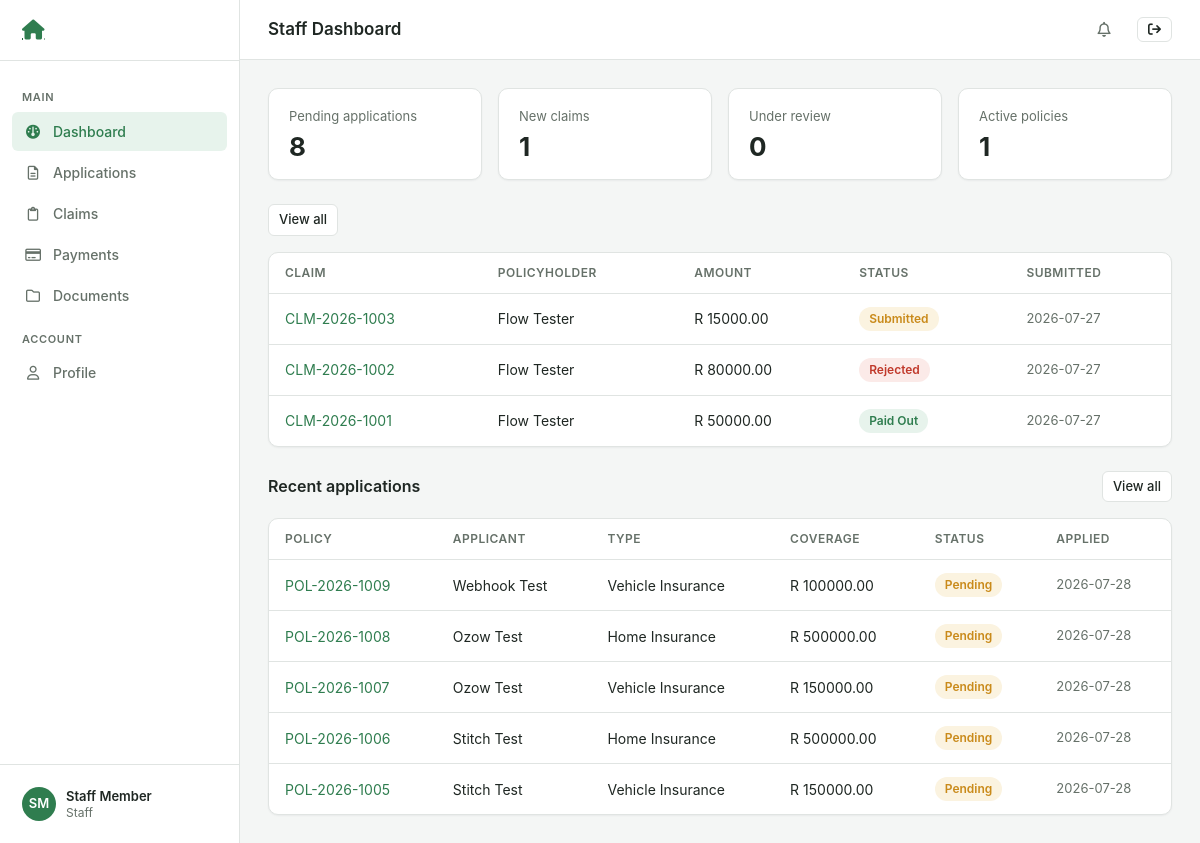
Before: /dashboard/staff/ (signed in) with the older database file.
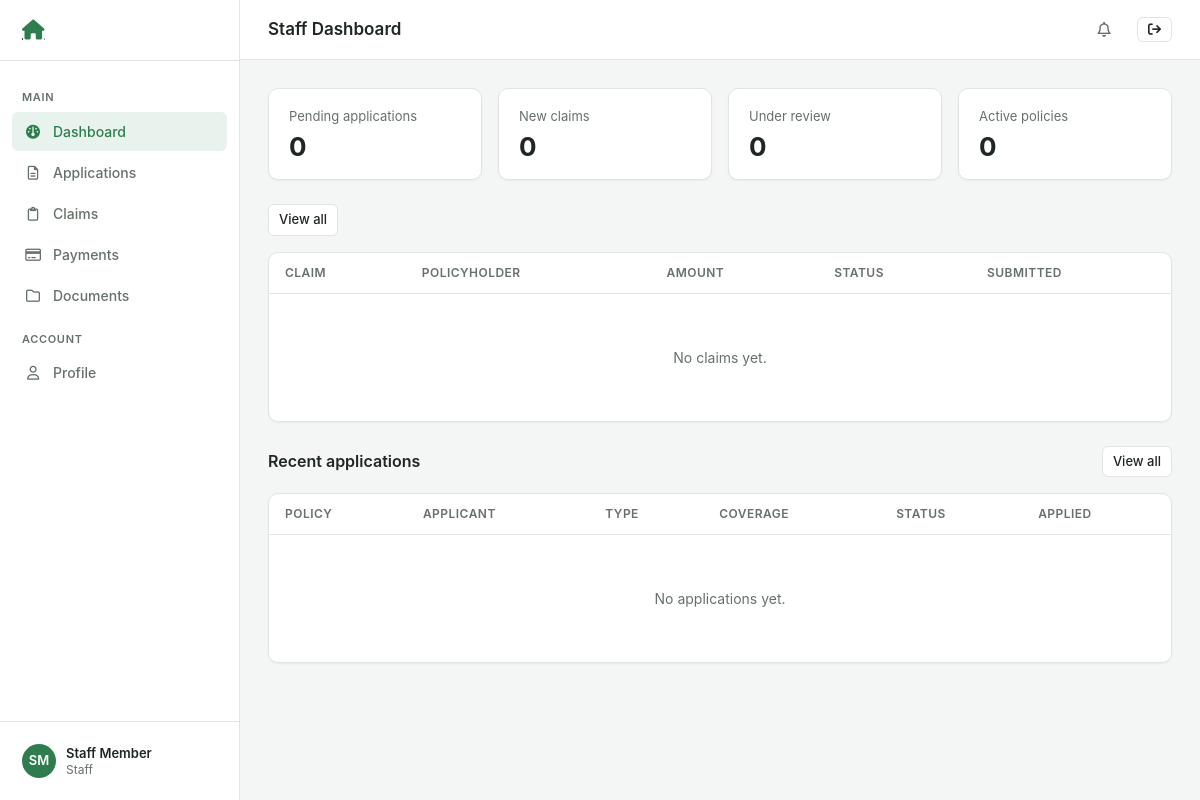
After: the same page with the newer database file.
### core/models.py (models this page shows, shortened)
class UserProfile(models.Model):
    ROLE_CHOICES = [
        ('policyholder', 'Policyholder'),
        ('staff', 'Staff'),
        ('investigator', 'Investigator'),
        ('administrator', 'Administrator'),
    ]
    STATUS_CHOICES = [
        ('active', 'Active'),
        ('suspended', 'Suspended'),
        ('disabled', 'Disabled'),
    ]
    user = models.OneToOneField(User, on_delete=models.CASCADE, related_name='profile')
    role = models.CharField(max_length=20, choices=ROLE_CHOICES, default='policyholder')
    status = models.CharField(max_length=20, choices=STATUS_CHOICES, default='active')
    phone = models.CharField(max_length=20, blank=True)
    id_number = models.CharField(max_length=20, blank=True)
    address = models.TextField(blank=True)
    city = models.CharField(max_length=50, blank=True)
    province = models.CharField(max_length=50, blank=True)
    postal_code = models.CharField(max_length=10, blank=True)
    created_at = models.DateTimeField(auto_now_add=True)
    updated_at = models.DateTimeField(auto_now=True)

class Claim(models.Model):
    INCIDENT_TYPES = [
        ('accident', 'Accident'),
        ('theft', 'Theft'),
        ('damage', 'Damage'),
        ('fire', 'Fire'),
        ('natural_disaster', 'Natural Disaster'),
        ('medical', 'Medical Emergency'),
        ('death', 'Death Claim'),
        ('other', 'Other'),
    ]
    STATUS_CHOICES = [
        ('submitted', 'Submitted'),
        ('under_review', 'Under Review'),
        ('investigation', 'Under Investigation'),
        ('approved', 'Approved'),
        ('rejected', 'Rejected'),
        ('paid', 'Paid Out'),
    ]
    claim_number = models.CharField(max_length=50, unique=True)
    policy = models.ForeignKey(Policy, on_delete=models.CASCADE, related_name='claims')
    user = models.ForeignKey(User, on_delete=models.CASCADE, related_name='claims')
    incident_type = models.CharField(max_length=20, choices=INCIDENT_TYPES)
    incident_date = models.DateField()
    incident_description = models.TextField()
    incident_location = models.CharField(max_length=255, blank=True)
    amount_claimed = models.DecimalField(max_digits=15, decimal_places=2)
    amount_approved = models.DecimalField(max_digits=15, decimal_places=2, null=True, blank=True)
    status = models.CharField(max_length=20, choices=STATUS_CHOICES, default='submitted')
    fraud_score = models.IntegerField(default=0)
    fraud_flagged = models.BooleanField(default=False)
    fraud_risk_level = models.CharField(max_length=20, default='low')
    fraud_reasons = models.JSONField(default=list, blank=True)
    investigator = models.ForeignKey(
        User, on_delete=models.SET_NULL, null=True, blank=True,
        related_name='investigated_claims'
    )
    investigation_notes = models.TextField(blank=True)
    rejection_reason = models.TextField(blank=True)
    bank_details_requested = models.BooleanField(default=False)
    bank_name = models.CharField(max_length=100, blank=True)
    account_holder = models.CharField(max_length=200, blank=True)
    account_number = models.CharField(max_length=30, blank=True)
    branch_code = models.CharField(max_length=20, blank=True)
    bank_details_submitted_at = models.DateTimeField(null=True, blank=True)
    submitted_at = models.DateTimeField(auto_now_add=True)
    updated_at = models.DateTimeField(auto_now=True)
    resolved_at = models.DateTimeField(null=True, blank=True)

class Policy(models.Model):
    POLICY_TYPES = [
        ('vehicle', 'Vehicle Insurance'),
        ('home', 'Home Insurance'),
        ('life', 'Life Insurance'),
        ('health', 'Health Insurance'),
        ('business', 'Business Insurance'),
        ('travel', 'Travel Insurance'),
    ]
    STATUS_CHOICES = [
        ('pending', 'Pending'),
        ('active', 'Active'),
        ('expired', 'Expired'),
        ('cancelled', 'Cancelled'),
    ]
    policy_number = models.CharField(max_length=50, unique=True)
    user = models.ForeignKey(User, on_delete=models.CASCADE, related_name='policies')
    policy_type = models.CharField(max_length=20, choices=POLICY_TYPES)
    coverage_amount = models.DecimalField(max_digits=15, decimal_places=2)
    premium_amount = models.DecimalField(max_digits=10, decimal_places=2)
    payment_frequency = models.CharField(max_length=20, default='monthly')
    start_date = models.DateField()
    end_date = models.DateField()
    renewal_date = models.DateField()
    status = models.CharField(max_length=20, choices=STATUS_CHOICES, default='pending')
    beneficiary_name = models.CharField(max_length=200, blank=True)
    beneficiary_id = models.CharField(max_length=20, blank=True)
    beneficiary_relationship = models.CharField(max_length=50, blank=True)
    beneficiary_phone = models.CharField(max_length=20, blank=True)
    beneficiary_email = models.EmailField(blank=True)
    created_at = models.DateTimeField(auto_now_add=True)
    updated_at = models.DateTimeField(auto_now=True)
    def type_display(self):
        return self.get_policy_type_display()

### core/views.py (the view)
        @login_required
        def wrapper(request, *args, **kwargs):
            if not hasattr(request.user, 'profile'):
                return redirect('login')
            if request.user.profile.role != role:
                return redirect('dashboard')
            return view_func(request, *args, **kwargs)

### core/views.py (called while the page is built)
def role_required(role):
    def decorator(view_func):
        @login_required
        def wrapper(request, *args, **kwargs):
            if not hasattr(request.user, 'profile'):
                return redirect('login')
            if request.user.profile.role != role:
                return redirect('dashboard')
            return view_func(request, *args, **kwargs)
        return wrapper
    return decorator

### core/templates/core/staff_dashboard.html (shortened to what this page needs)
{% extends 'core/base.html' %}
{% block page_title %}Staff Dashboard{% endblock %}
{% block sidebar %}
  <div class="group-label">Main</div>
  <a href="{% url 'staff_dashboard' %}" class="active"><span class="ico"><i class="fa-solid fa-gauge"></i></span> Dashboard</a>
  <a href="{% url 'staff_applications' %}"><span class="ico"><i class="fa-regular fa-file-lines"></i></span> Applications</a>
  <a href="{% url 'staff_claims' %}"><span class="ico"><i class="fa-regular fa-clipboard"></i></span> Claims</a>
  <a href="{% url 'staff_payments' %}"><span class="ico"><i class="fa-regular fa-credit-card"></i></span> Payments</a>
  <a href="{% url 'staff_documents' %}"><span class="ico"><i class="fa-regular fa-folder"></i></span> Documents</a>
  <div class="group-label">Account</div>
  <a href="{% url 'staff_profile' %}"><span class="ico"><i class="fa-regular fa-user"></i></span> Profile</a>
{% endblock %}
{% block content %}
<div class="stat-grid">
  <div class="stat"><div class="label">Pending applications</div><div class="value">{{ pending_policies }}</div></div>
  <div class="stat"><div class="label">New claims</div><div class="value">{{ pending_claims }}</div></div>
  <div class="stat"><div class="label">Under review</div><div class="value">{{ under_review }}</div></div>
  <div class="stat"><div class="label">Active policies</div><div class="value">{{ active_policies }}</div></div>
</div>
<div class="row between mb-16">
  <a href="{% url 'staff_claims' %}" class="btn btn-sm">View all</a>
</div>
<div class="card mb-24">
  <div class="table-wrap">
    <table class="data">
      <thead><tr><th>Claim</th><th>Policyholder</th><th>Amount</th><th>Status</th><th>Submitted</th></tr></thead>
      <tbody>
        {% for claim in recent_claims %}
        <tr>
          <td><a href="{% url 'staff_claim_review' claim.id %}">{{ claim.claim_number }}</a></td>
          <td>{{ claim.user.get_full_name|default:claim.user.username }}</td>
          <td>R {{ claim.amount_claimed|floatformat:2 }}</td>
          <td><span class="badge {{ claim.status }}">{{ claim.get_status_display }}</span></td>
          <td class="text-muted text-sm">{{ claim.submitted_at|date:"Y-m-d" }}</td>
        </tr>
        {% empty %}
        <tr><td colspan="5"><div class="empty"><p>No claims yet.</p></div></td></tr>
        {% endfor %}
      </tbody>
    </table>
  </div>
</div>
<div class="row between mb-16">
  <h3 style="font-size:16px; font-weight:600">Recent applications</h3>
  <a href="{% url 'staff_applications' %}" class="btn btn-sm">View all</a>
</div>
<div class="card">
  <div class="table-wrap">
    <table class="data">
      <thead><tr><th>Policy</th><th>Applicant</th><th>Type</th><th>Coverage</th><th>Status</th><th>Applied</th></tr></thead>
      <tbody>
        {% for policy in recent_policies %}
        <tr>
          <td><a href="{% url 'staff_process_application' policy.id %}">{{ policy.policy_number }}</a></td>
          <td>{{ policy.user.get_full_name|default:policy.user.username }}</td>
          <td>{{ policy.type_display }}</td>
          <td>R {{ policy.coverage_amount|floatformat:2 }}</td>
          <td><span class="badge {{ policy.status }}">{{ policy.get_status_display }}</span></td>
          <td class="text-muted text-sm">{{ policy.created_at|date:"Y-m-d" }}</td>
        </tr>
        {% empty %}
        <tr><td colspan="6"><div class="empty"><p>No applications yet.</p></div></td></tr>
        {% endfor %}
      </tbody>
    </table>
  </div>
</div>
{% endblock %}

### core/templates/core/base.html (shortened to what this page needs)
{% load static %}
<!DOCTYPE html>
<html lang="en">
<head>
  <link rel="stylesheet" href="https://cdnjs.cloudflare.com/ajax/libs/font-awesome/6.4.0/css/all.min.css">
  <link rel="stylesheet" href="{% static 'css/app.css' %}">
</head>
<body>
  {% block body %}
  <div class="app-shell">
    <aside class="sidebar" id="sidebar">
      <a href="/" class="sidebar-brand" title="Home"><i class="fa-solid fa-house"></i></a>
      <nav class="sidebar-nav">
        {% block sidebar %}{% endblock %}
      </nav>
      <div class="sidebar-footer">
        <div class="sidebar-user">
          <div class="avatar">{{ request.user.first_name|first|upper }}{{ request.user.last_name|first|upper }}</div>
          <div class="meta">
            <div class="name">{{ request.user.get_full_name|default:request.user.username }}</div>
            <div class="role">{{ request.user.profile.role }}</div>
          </div>
        </div>
      </div>
    </aside>
    <div class="main">
      <header class="topbar">
        <div class="row">
          <h1>{% block page_title %}{% endblock %}</h1>
        </div>
        <div class="right">
          <a href="{% block notif_url %}#{% endblock %}" class="notif" title="Notifications">
            <i class="fa-regular fa-bell"></i>
          </a>
          <a href="{% url 'logout' %}" class="btn btn-sm" title="Log out"><i class="fa-solid fa-arrow-right-from-bracket"></i></a>
        </div>
      </header>
      <main class="content">
        {% block content %}{% endblock %}
      </main>
    </div>
  </div>
  {% endblock %}
</body>
</html>

Changed rows visible on the page:
removed Claim: claim_number "CLM-2026-1003", user.get_full_name "Flow Tester", amount_claimed "15000.00", status "Submitted", submitted_at "2026-07-27"
removed Claim: claim_number "CLM-2026-1002", user.get_full_name "Flow Tester", amount_claimed "80000.00", status "Rejected", submitted_at "2026-07-27"
removed Claim: claim_number "CLM-2026-1001", user.get_full_name "Flow Tester", amount_claimed "50000.00", status "Paid Out", submitted_at "2026-07-27"
removed Policy: policy_number "POL-2026-1009", user.get_full_name "Webhook Test", type_display "Vehicle Insurance", coverage_amount "100000.00", status "Pending", created_at "2026-07-28"
removed Policy: policy_number "POL-2026-1008", user.get_full_name "Ozow Test", type_display "Home Insurance", coverage_amount "500000.00", status "Pending", created_at "2026-07-28"
removed Policy: policy_number "POL-2026-1007", user.get_full_name "Ozow Test", type_display "Vehicle Insurance", coverage_amount "150000.00", status "Pending", created_at "2026-07-28"
removed Policy: policy_number "POL-2026-1006", user.get_full_name "Stitch Test", type_display "Home Insurance", coverage_amount "500000.00", status "Pending", created_at "2026-07-28"
removed Policy: policy_number "POL-2026-1005", user.get_full_name "Stitch Test", type_display "Vehicle Insurance", coverage_amount "150000.00", status "Pending", created_at "2026-07-28"
Other visible differences:
{{ pending_policies }}: "8" → "0"
{{ pending_claims }}: "1" → "0"
{{ active_policies }}: "1" → "0"
text now shown: "No claims yet. No applications yet."
